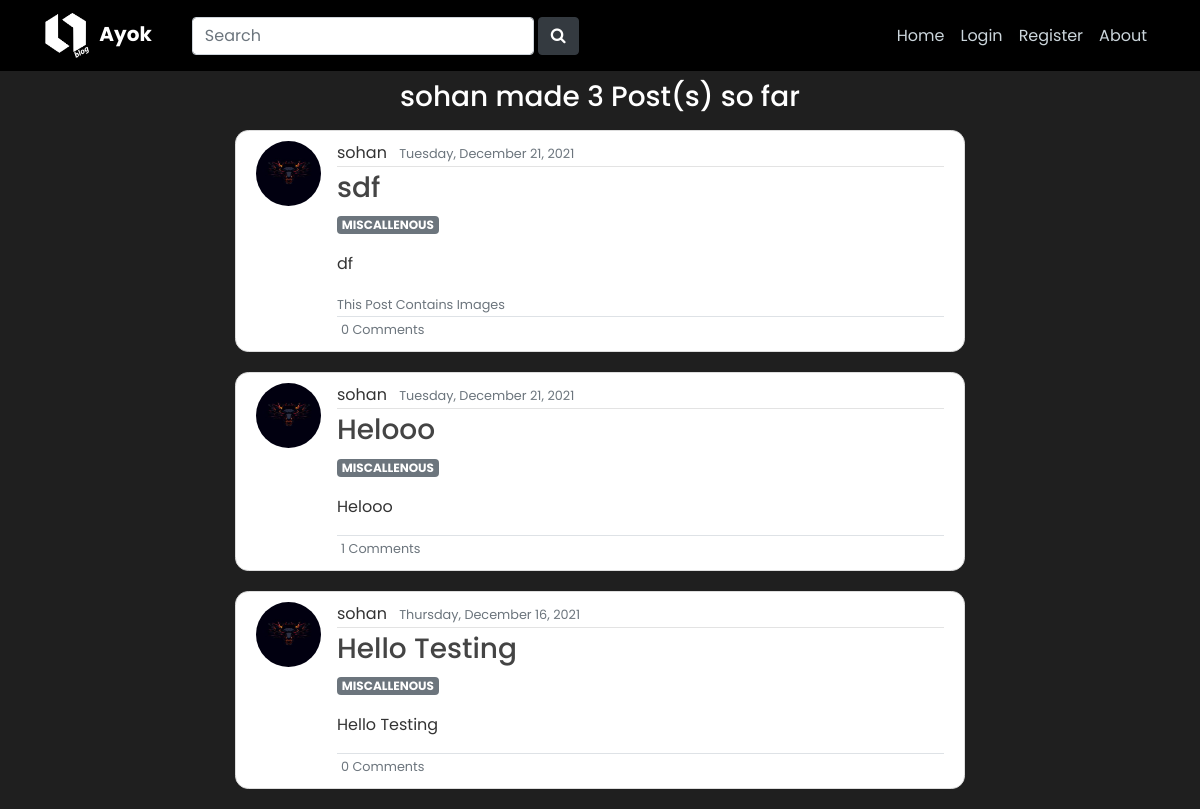
The app's page /user/posts/sohan with its own data.
### blog/models.py (models this page shows, shortened)
class Post(models.Model):
    title = models.CharField(max_length=100)
    content = HTMLField()
    image = ResizedImageField(
        size=[620, 500], upload_to='post_images', blank=True, null=True)
    date_posted = models.DateTimeField(default=timezone.now)
    author = models.ForeignKey(User, on_delete=models.CASCADE)
    post_type = models.CharField(
        default='MISCALLENOUS', max_length=23, choices=POST_TYPES)

### users/models.py (models this page shows, shortened)
class Profile (models.Model):
    user = models.OneToOneField(User, on_delete=models.CASCADE)
    image = models.ImageField(default='default.jpg', upload_to='profile_pics')
    short_bio = models.CharField(max_length=100, default="Hi!")

### blog/views.py (the view)
class UserPostListView(ListView):
    model = Post
    template_name = 'blog/user_posts.html'  # <app>/<model>_<viewtype>.html
    context_object_name = 'posts'
    paginate_by = 5
    def get_queryset(self):
        user = get_object_or_404(User, username=self.kwargs.get('username'))
        return Post.objects.filter(author=user).order_by('-date_posted')

### blog/templates/blog/user_posts.html (shortened to what this page needs)
{% extends 'blog/base.html' %}
{% block content %}
    <h3 class="mb-3" style="text-align: center; color: white">
        {{ view.kwargs.username }} made {{ page_obj.paginator.count }} Post(s) so far
    </h3>
    {% for post in posts %}
        <article class="media content-section" style="border-radius: 10pt;">
            <img class="rounded-circle article-img" src="{{ post.author.profile.image.url }}">
            <div class="media-body">
            <div class="article-metadata">
                <span class="mr-2" >{{ post.author }}</span>
                <small class="text-muted"> {{ post.date_posted|date:"l, F d, Y" }}</small>
            </div>
            <h3><a class="article-title" href="{% url 'post-detail' post.id %}"">{{ post.title }}</a></h3>
            {% if post.post_type == 'MOVIES'%}
                <small class="badge badge-danger"> {{ post.post_type }}</small>
            {% elif post.post_type == 'UPDATE' %}
                <small class="badge badge-warning"> {{ post.post_type }}</small>
            {% elif post.post_type == 'MISCALLENOUS' %}
                <small class="badge badge-secondary"> {{ post.post_type }}</small>
            {% elif post.post_type == 'PROGRAMMING' %}
                <small class="badge badge-info"> {{ post.post_type }}</small>
            {% elif post.post_type == 'ART' %}
                <small class="badge badge-primary"> {{ post.post_type }}</small>
            {% elif post.post_type == 'PHOTO' %}
                <small class="badge badge-dark"> {{ post.post_type }}</small>
            {% elif post.post_type == 'JOKE' %}
                <small class="badge badge-info"> {{ post.post_type }}</small>
            {% else %}
                <small class="badge badge-success"> {{ post.post_type }}</small>
            {% endif %}
            <p class="article-content" style="color: rgb(88, 88, 88);">{{ post.content | safe }}</p>
            {% if post.image %}
            <small>
                <a class="text-muted" style="margin-bottom: 5pt;" href="{% url 'post-detail' post.id %}">
                    This Post Contains Images
                </a>
            </small>
            {% endif %}
            <div class="border-top pt-.5" >
                <small class="ml-1"> <a class="text-muted" href="{% url 'post-detail' post.id %}">{{ post.comments.count}} Comments</a></small>
            </div>
        </article>
    {% endfor %}
{% endblock content %}

### blog/templates/blog/base.html (shortened to what this page needs)
{% load static %}
<!doctype html>
<html lang="en">
  <head>
    <link rel="stylesheet" href="https://maxcdn.bootstrapcdn.com/bootstrap/4.0.0/css/bootstrap.min.css"
>
    <link rel="stylesheet" href="https://cdnjs.cloudflare.com/ajax/libs/font-awesome/4.7.0/css/font-awesome.min.css">
    <link rel="stylesheet" href="{% static 'blog/main.css' %}">
  </head>
  <body style="font-family:Poppins, Arial, sans-serif; background-color: rgb(31, 31, 31);">
    <header class="site-header">
        <nav class="navbar navbar-expand-md navbar-dark fixed-top " style="background-color: rgb(0, 0, 0);">
          <div class="container">
            <a class="navbar-brand mr-4" href="{% url 'blog-home'%}">
              <img src="/default.png" alt="" width="45" height="45">
              <span class="pl-1 pr-3" style="font-weight: bold;">Ayok</span>
            </a>
            <form class="d-flex" style="margin: 0 auto;" action="{% url 'post-search' %}" method="get">
              <input class="form-control me-2" name="q" type="search" placeholder="Search" aria-label="Search">
              <button class="btn btn-dark ml-1">
                <i class="fa fa-search" aria-hidden="true"></i>
              </button>
            </form>
            <div class="collapse navbar-collapse" id="navbarToggle">
              <div class="navbar-nav">
                <a class="nav-item nav-link" href="{% url 'blog-home'%}">Home</a>
                {% if user.is_authenticated %}
                  <a class="nav-item nav-link" href="{%url 'post-create'%}">Create Post</a>
                  <a class="nav-item nav-link" href="{%url 'profile'%}">Profile</a>
                  <a class="nav-item nav-link" href="{%url 'logout'%}">Logout</a>
                {% else %}
                  <a class="nav-item nav-link" href="{%url 'login'%}">Login</a>
                  <a class="nav-item nav-link" href="{%url 'register'%}">Register</a>
                {% endif %}
                <a class="nav-item nav-link" href="{% url 'blog-about'%}">About</a>
              </div>
            </div>
          </div>
        </nav>
      </header>
      <main role="main" class="container">
        <div class="row">
          <div class="col-md-8" style="margin:auto;">
            {% block content %}{% endblock %}
          </div>
        </div>
      </main>
  </body>
</html>

### blog/static/blog/main.css (style rules this page uses)
body { background: #fafafa; color: #333333; margin-top: 5rem; }
h1, h2, h3, h4, h5, h6 { color: #444444; }
.site-header .navbar-nav .nav-link { color: #cbd5db; }
.content-section { background: #ffffff; padding: 10px 20px; border: 1px solid #dddddd; border-radius: 3px; margin-bottom: 20px; }
.article-title { color: #444444; }
.article-content { white-space: pre-line; }
.article-img { height: 65px; width: 65px; margin-right: 16px; }
.article-metadata { padding-bottom: 1px; margin-bottom: 4px; border-bottom: 1px solid #e3e3e3; }

### records on screen
Post: author.profile.image (picture), author "sohan", date_posted "Tuesday, December 21, 2021", title "sdf", post_type "MISCALLENOUS", content "df", shows "This Post Contains Images", comments.count "0"
Post: author.profile.image (picture), author "sohan", date_posted "Tuesday, December 21, 2021", title "Helooo", post_type "MISCALLENOUS", content "Helooo", comments.count "1"
Post: author.profile.image (picture), author "sohan", date_posted "Thursday, December 16, 2021", title "Hello Testing", post_type "MISCALLENOUS", content "Hello Testing", comments.count "0"

### other values on screen
{{ view.kwargs.username }} "sohan"
{{ page_obj.paginator.count }} "3"
